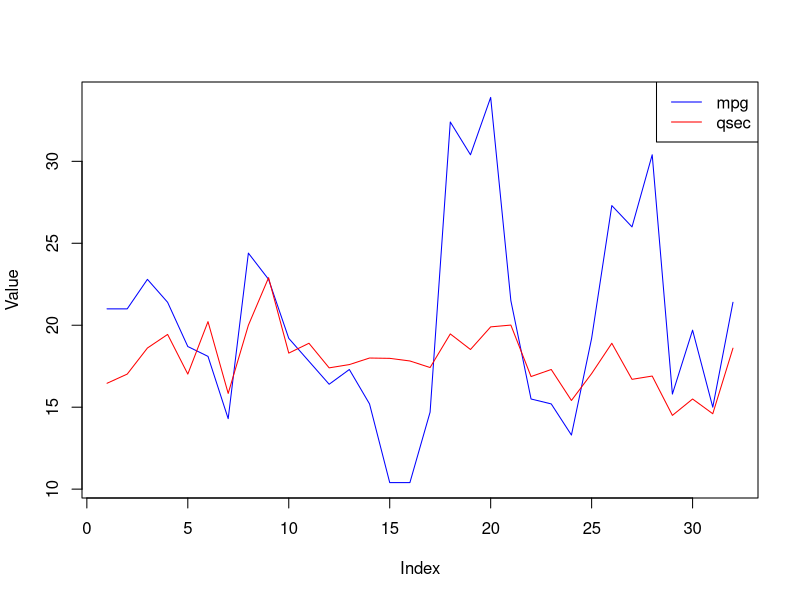

Here is the R script that generated this plot:
plot(mtcars$mpg,
     type="l",
     col="blue",
     ylim=range(c(mtcars$mpg,mtcars$qsec)),
     xlab="Index",
     ylab="Value")

lines(mtcars$qsec,col="red")

legend("topright",
       legend=c("mpg","qsec"),
       col=c("blue","red"),
       lty=1)
